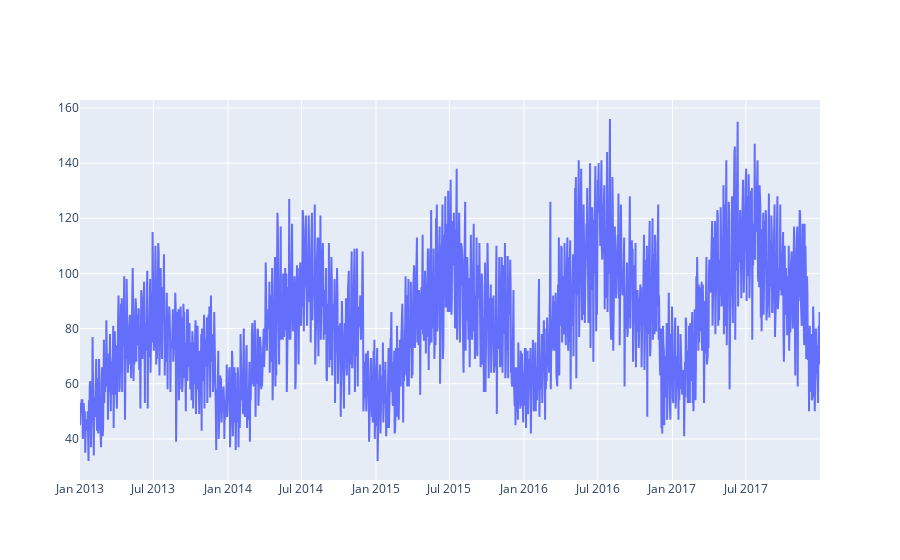

Notebook code for this chart:
### Code cell
def Time_visualization(data):
    store_item_df = data.copy()
    # First, let us filterout the required data
    store_id = 10   # Some store
    item_id = 10    # Some item
    print('Before filter:', store_item_df.shape)
    store_item_df = store_item_df[store_item_df.store == store_id]
    store_item_df = store_item_df[store_item_df.item == item_id]
    print('After filter:', store_item_df.shape)
    #display(store_item_df.head())

    # Let us plot this now
    store_item_ts_data = [go.Scatter(
        x=store_item_df.date,
        y=store_item_df.sales)]
    py.iplot(store_item_ts_data)
    return store_item_df

store_item_df = Time_visualization(train_df)

### Figure 1 — Plotly figure (JSON) as saved in the notebook; plotly's stock layout.template omitted (floating-point values rounded to 4 significant figures; data arrays with more than 128 entries replaced by an {"elided": "..."} marker saying what was removed)
{"data": [{"type": "scatter", "x": {"elided": "1826 str values"}, "y": {"elided": "1826 int values"}}], "layout": {"autosize": true, "xaxis": {"autorange": true, "range": ["2013-01-01", "2017-12-31"], "type": "date"}, "yaxis": {"autorange": true, "range": [25.11, 162.9], "type": "linear"}}}
